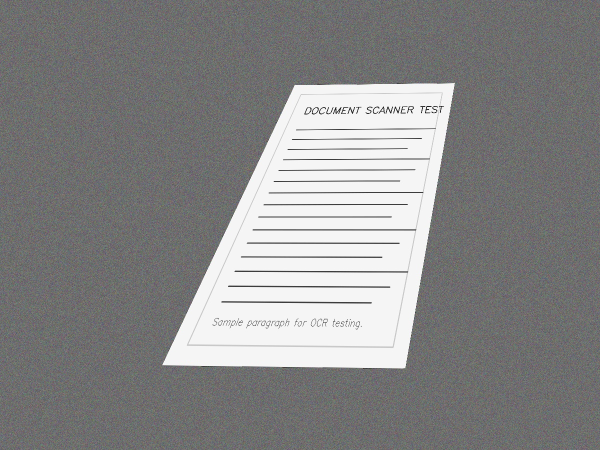
#> input picture examples/01_straight.jpg, 1200 x 900 px (shown at 1/2 size)
$ python -i generate_examples.py   (imports and definitions only)
#> lines starting #> are read from the running program, lines starting #| are printed output that depends on the picture
#> further down, picture is the input picture: shape (900, 1200, 3); mean B, G, R 136, 136, 136
#!/usr/bin/env python3

from __future__ import annotations

import math
from pathlib import Path

import cv2
import numpy as np

EXAMPLES_DIR = Path(__file__).resolve().parent.parent / "examples"


# [50 lines left out: functions _make_document_content, _warp_perspective, _add_shadow, not called in this run]


def _add_noise(img: np.ndarray, sigma: float = 12) -> np.ndarray:
    noise = np.random.normal(0, sigma, img.shape).astype(np.float32)
    return np.clip(img.astype(np.float32) + noise, 0, 255).astype(np.uint8)


def _add_blur(img: np.ndarray, k: int = 5) -> np.ndarray:
    return cv2.GaussianBlur(img, (k, k), 0)


def _low_contrast(img: np.ndarray) -> np.ndarray:
    lab = cv2.cvtColor(img, cv2.COLOR_BGR2LAB)
#> lab: shape (900, 1200, 3); mean of channels 0, 1, 2 143, 128.1, 128
    l, a, b = cv2.split(lab)
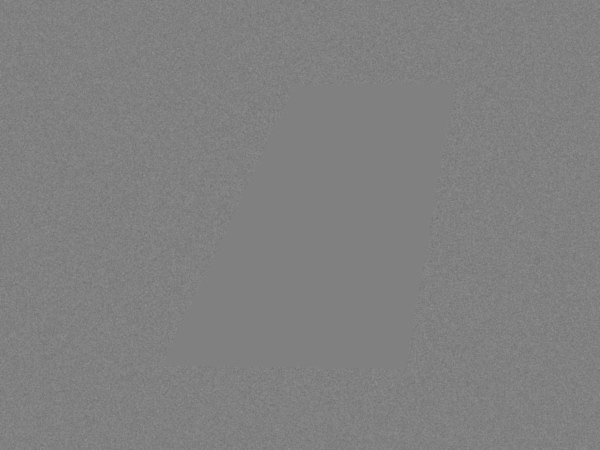
#> a: shape (900, 1200) (shown at 1/2 size); min 109, max 148, mean 128.1
    l = cv2.normalize(l, None, 80, 200, cv2.NORM_MINMAX)
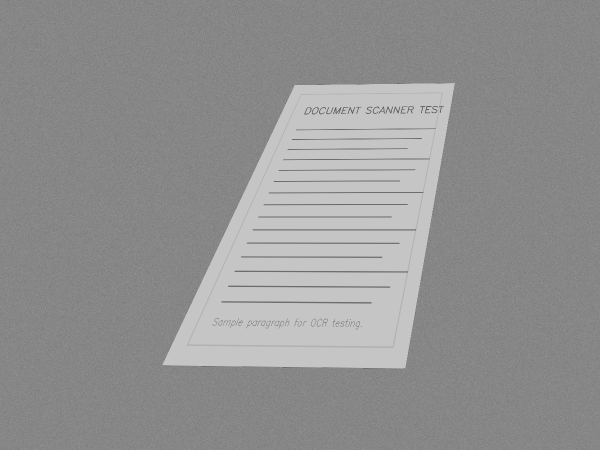
#> l: shape (900, 1200) (shown at 1/2 size); min 80, max 200, mean 146.4
    return cv2.cvtColor(cv2.merge([l, a, b]), cv2.COLOR_LAB2BGR)


# [27 lines left out: function generate_all, not called in this run]


# [2 lines not run here, left out]

>>> import cv2
>>> picture = cv2.imread('../examples/01_straight.jpg')
>>> result = _low_contrast(picture)

$ run again, on examples/03_angle_neg20.jpg
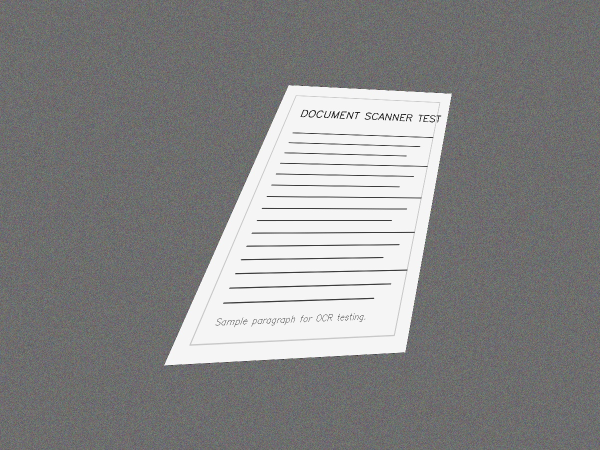
#> input picture examples/03_angle_neg20.jpg, 1200 x 900 px (shown at 1/2 size)
#> picture is the input picture: shape (900, 1200, 3); mean B, G, R 134.7, 134.7, 134.7
#> lab: shape (900, 1200, 3); mean of channels 0, 1, 2 141.8, 128.1, 128
#> in _low_contrast, `l = cv2.normalize(l, None, 80, 200, cv2.NORM_MINMAX)`:
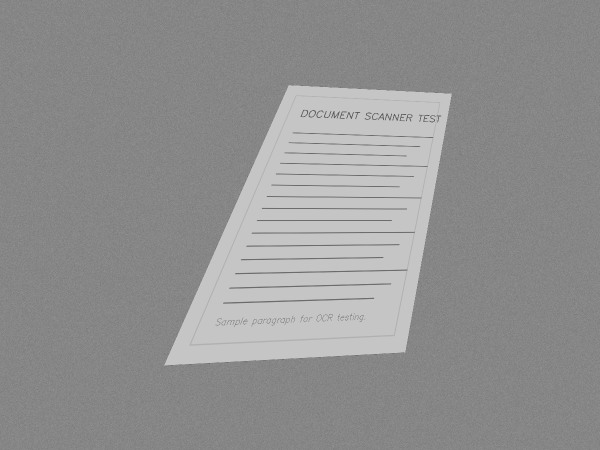
#> l: shape (900, 1200) (shown at 1/2 size); min 80, max 200, mean 145.6
